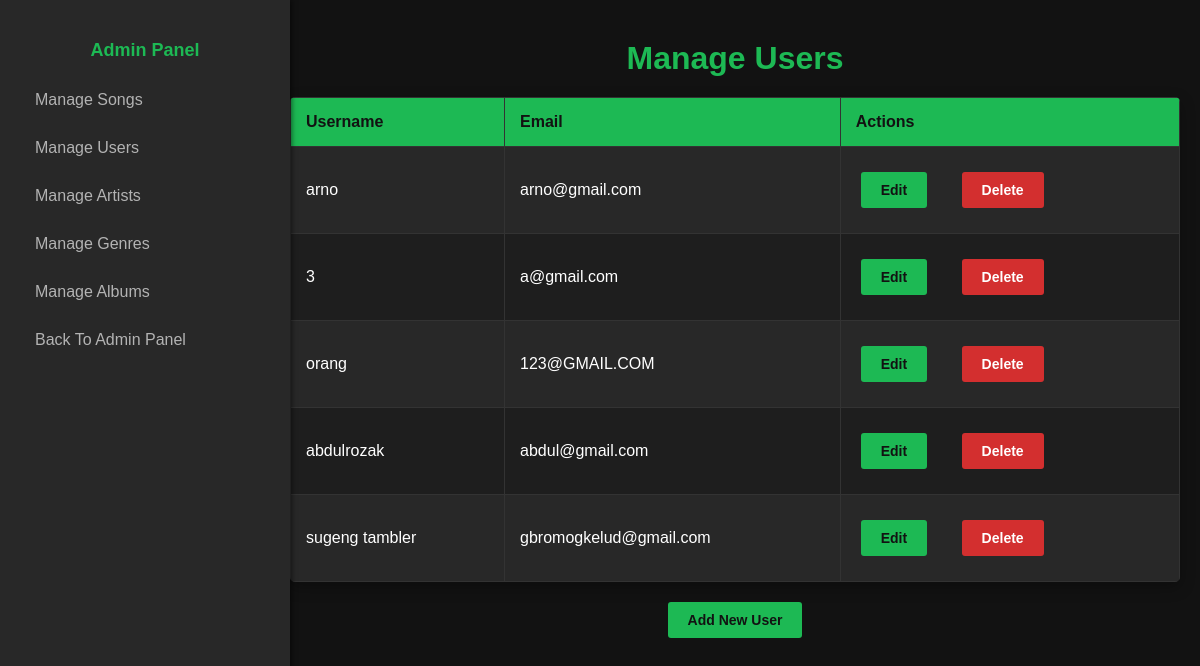
Screenshot of /manage_users.php (signed in) with the database file from the repository.
### tables this page shows
CREATE TABLE `users` (
  `user_id` int NOT NULL,
  `username` varchar(255) DEFAULT NULL,
  `bio` varchar(255) DEFAULT NULL,
  `profile_picture` varchar(255) DEFAULT NULL,
  `password` varchar(255) NOT NULL,
  `email` varchar(100) NOT NULL,
  `role` enum('admin','user') NOT NULL DEFAULT 'user'
);

### manage_users.php (the view, shortened to what this page needs)
<?php
require 'db_soundverse.php';
$sql = "SELECT user_id, username, email FROM users";
$stmt = $conn->prepare($sql);
$stmt->execute();
$result = $stmt->get_result();
?>
<!DOCTYPE html>
<html lang="en">
<head>
    <link rel="stylesheet" href="manage.css">
</head>
<body>
    <div class="sidebar">
        <h4>Admin Panel</h4>
        <a href="manage_songs.php">Manage Songs</a>
        <a href="manage_users.php">Manage Users</a>
        <a href="manage_artists.php">Manage Artists</a>
        <a href="manage_genres.php">Manage Genres</a>
        <a href="manage_albums.php">Manage Albums</a>
        <a href="admin_panel.php">Back To Admin Panel
    </div>
    <div class="content">
        <h1>Manage Users</h1>
        <table class="table">
            <thead>
                <tr>
                    <th>Username</th>
                    <th>Email</th>
                    <th>Actions</th>
                </tr>
            </thead>
            <tbody>
                <?php while ($row = $result->fetch_assoc()): ?>
                <tr>
                    <td><?php echo $row['username']; ?></td>
                    <td><?php echo $row['email']; ?></td>
                    <td>
                            <a href="edit_user.php?id=<?php echo $row['user_id']; ?>" class="btn edit-btn">Edit</a>
                            <a href="delete_user.php?id=<?php echo $row['user_id']; ?>" class="btn delete-btn" onclick="return confirm('Are you sure you want to delete this song?')">Delete</a>
                        </td>
                </tr>
                <?php endwhile; ?>
            </tbody>
        </table>
        <a href="add_user.php" class="btn add-btn">Add New User</a>
    </div>
</body>
</html>

### manage.css (style rules this page uses)
body { margin: 0; font-family: Arial, sans-serif; background-color: #121212; color: #ffffff; }
h1, h4 { color: #1db954; text-align: center; margin: 20px 0; }
a { text-decoration: none; color: inherit; }
.sidebar { background-color: #282828; padding: 20px; width: 250px; height: 100vh; position: fixed; top: 0; left: 0; box-shadow: 2px 0 5px rgba(0, 0, 0, 0.5); }
.sidebar h4 { margin-bottom: 20px; font-size: 18px; }
.sidebar a { display: block; padding: 10px 15px; margin: 10px 0; color: #b3b3b3; font-size: 16px; transition: background-color 0.3s ease, color 0.3s ease; }
.content { margin-left: 270px; padding: 20px; }
table { width: 100%; border-collapse: collapse; margin-top: 20px; background-color: #282828; box-shadow: 0 5px 15px rgba(0, 0, 0, 0.3); }
thead { background-color: #1db954; color: #121212; }
th, td { padding: 15px; text-align: left; border: 1px solid #333; }
tr:nth-child(even) { background-color: #1e1e1e; }
.btn { display: inline-block; padding: 10px 20px; margin: 10px 5px; border: none; border-radius: 3px; font-size: 14px; font-weight: bold; cursor: pointer; transition: all 0.3s ease; }
.edit-btn { background-color: #1db954; color: #121212; margin-right: 15px; }
.delete-btn { background-color: #d32f2f; color: #ffffff; margin-left: 15px; }
.add-btn { background-color: #1db954; color: #121212; display: block; text-align: center; width: fit-content; margin: 20px auto; }
.song-table, .user-table, .table { border-radius: 5px; overflow: hidden; }

### rows the page displays
users: username "arno", email "arno@gmail.com"
users: username "3", email "a@gmail.com"
users: username "orang", email "123@GMAIL.COM"
users: username "abdulrozak", email "abdul@gmail.com"
users: username "sugeng tambler", email "gbromogkelud@gmail.com"
